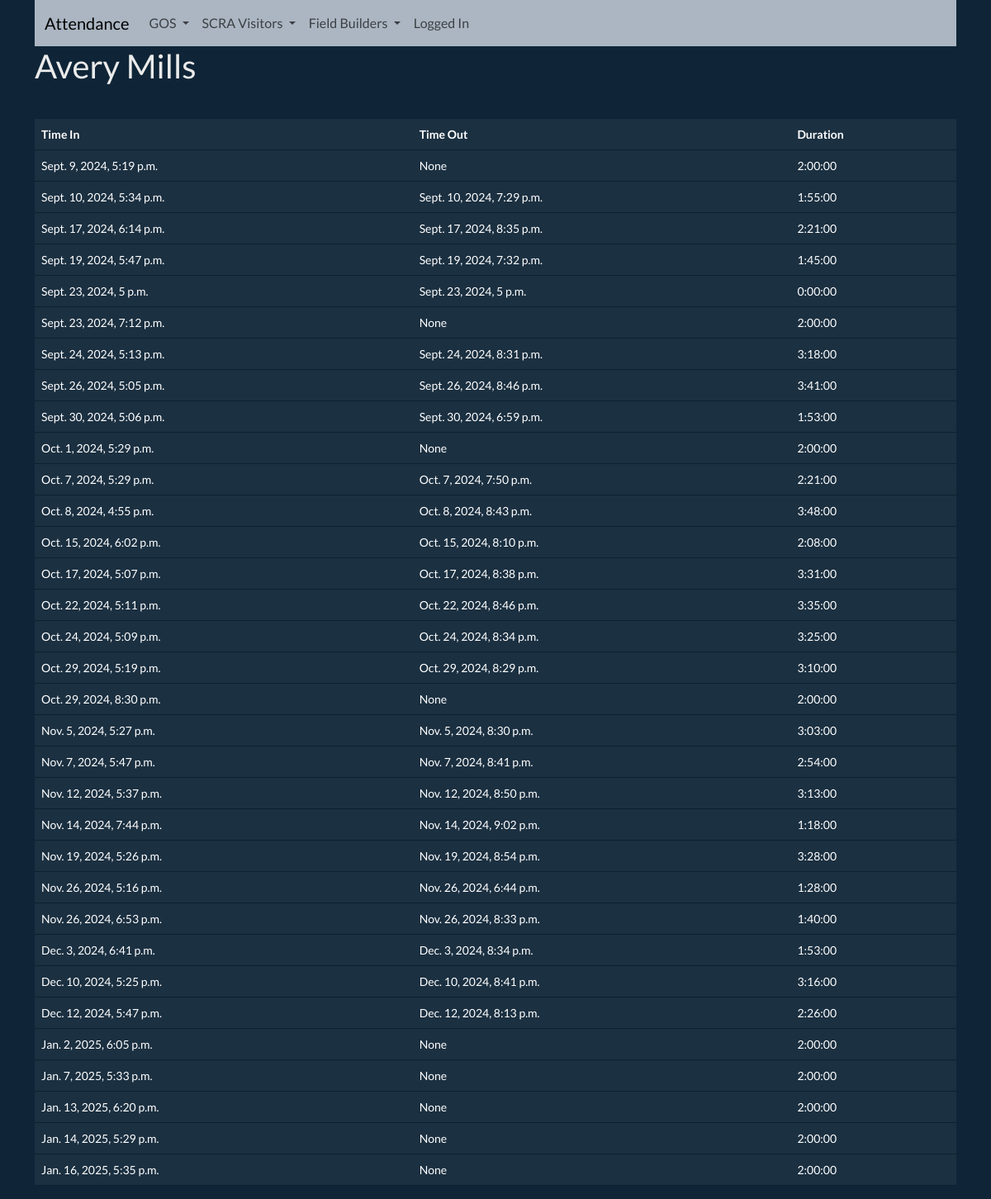
/attendance/gos/3306245/, run on an earlier commit of the app's database.
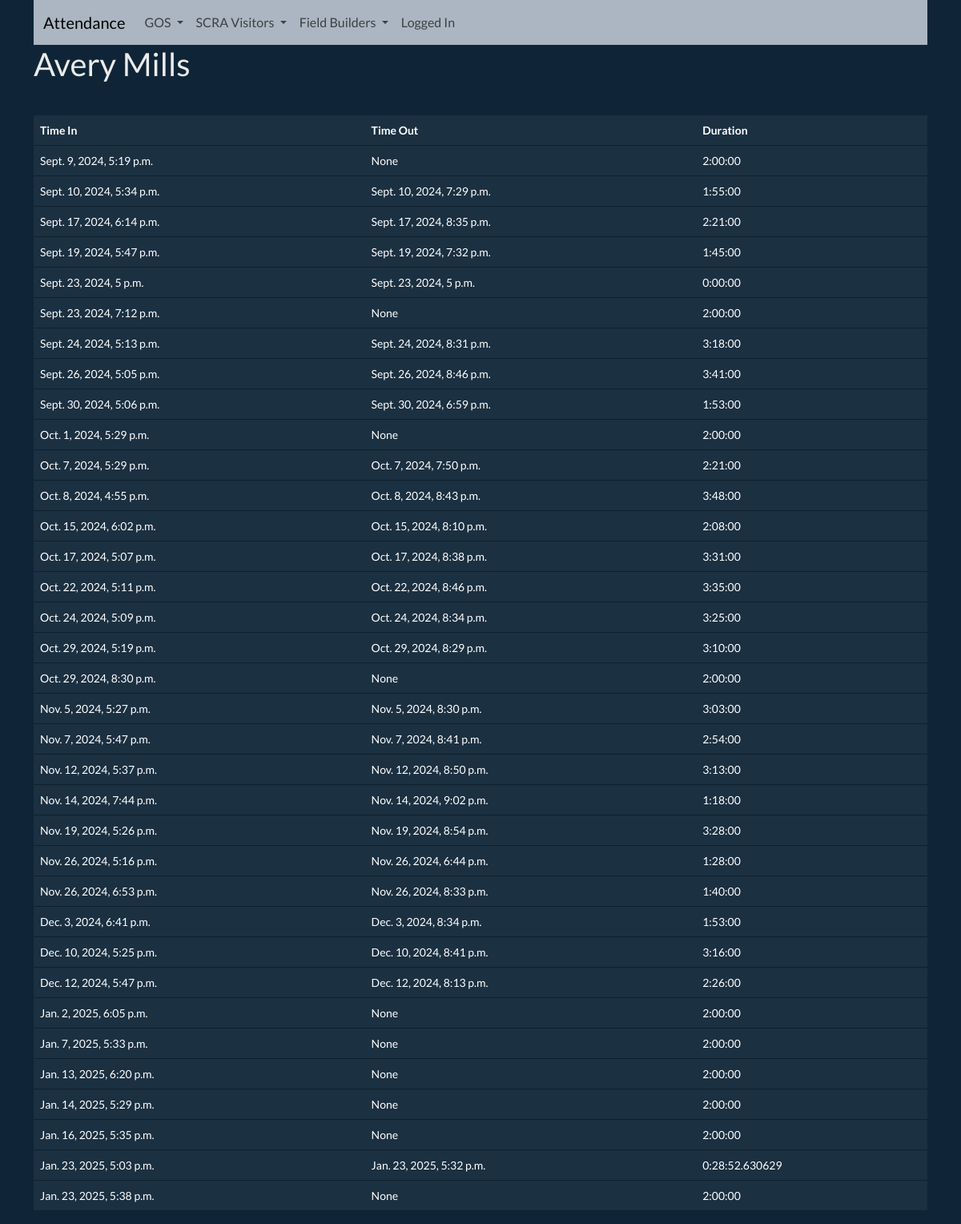
And on a later commit of the database.
### attendance/models/gos.py (models this page shows, shortened)
class GosAttendance(AttendanceMixin):
    student = models.ForeignKey(GosStudent, on_delete=models.CASCADE)
    purpose = models.CharField(max_length=100)

### attendance/views/gos.py (the view)
class GosStudentDetailView(generic.DetailView):
    model = GosStudent
    template_name = "attendance/gos/gosstudent_detail.html"
    slug_url_kwarg = "rfid"
    slug_field = "rfid"
    def get_context_data(self, **kwargs):
        context = super().get_context_data(**kwargs)
        context["attendance"] = []
        return context

### attendance/models/gos.py (called while the page is built)
    def full_name(self):
        return f"{self.first_name} {self.last_name}"

### attendance/models/mixins.py (called while the page is built)
    def get_duration(self):
        out = self.time_out or self.time_in + datetime.timedelta(hours=2)
        return out - self.time_in

### attendance/templates/attendance/gos/gosstudent_detail.html (shortened to what this page needs)
{% load static %}
<!DOCTYPE HTML>
<html lang="en">
<head>
    <link rel="stylesheet" href="{% static 'attendance/bootstrap.min.css' %}">
    <link rel="stylesheet" href="{% static 'attendance/navbar.css' %}">
</head>
<body>
<div class="container">
{% include "attendance/shared/navbar.html" %}
<h1>{{ object.full_name }}</h1>
<table class="table">
    <thead>
        <tr>
            <th>Time In</th>
            <th>Time Out</th>
            <th>Duration</th>
        </tr>
    </thead>
    <tbody>
    {%  for att in object.gosattendance_set.all %}
        <tr>
            <td>{{ att.time_in }}</td>
            <td>{{ att.time_out }}</td>
            <td>{{ att.get_duration }}</td>
        </tr>
    {% endfor %}
    </tbody>
</table>
</div>
</body>
</html>

What changed in the data, as far as the page shows it:
added GosAttendance: time_in "Jan. 23, 2025, 5:03 p.m.", time_out "Jan. 23, 2025, 5:32 p.m.", get_duration "0:28:52.630629"
added GosAttendance: time_in "Jan. 23, 2025, 5:38 p.m.", time_out "None", get_duration "2:00:00"
